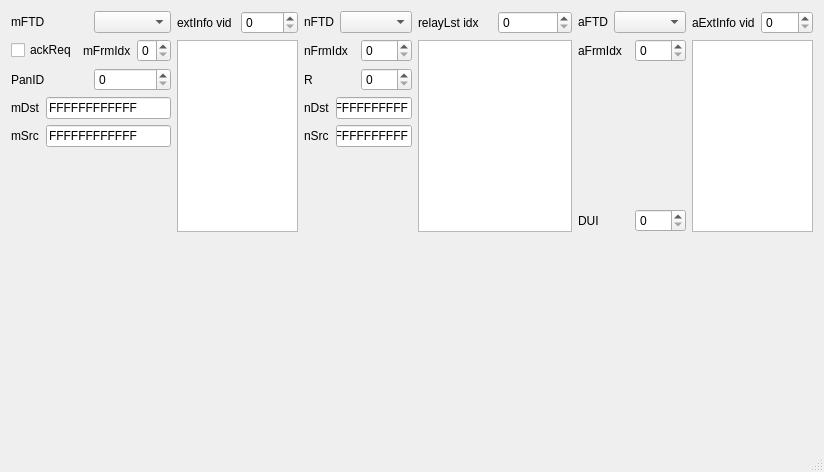
<?xml version="1.0" encoding="UTF-8"?>
<ui version="4.0">
 <class>Dialog</class>
 <widget class="QDialog" name="Dialog">
  <property name="geometry">
   <rect>
    <x>0</x>
    <y>0</y>
    <width>824</width>
    <height>472</height>
   </rect>
  </property>
  <property name="windowTitle">
   <string>Dialog</string>
  </property>
  <property name="sizeGripEnabled">
   <bool>true</bool>
  </property>
  <layout class="QVBoxLayout" name="verticalLayout_7" stretch="0,1">
   <item>
    <layout class="QHBoxLayout" name="horizontalLayout_16">
     <item>
      <layout class="QHBoxLayout" name="horizontalLayout_5">
       <item>
        <layout class="QVBoxLayout" name="verticalLayout">
         <item>
          <layout class="QHBoxLayout" name="horizontalLayout_2">
           <item>
            <widget class="QLabel" name="label_7">
             <property name="text">
              <string>mFTD</string>
             </property>
            </widget>
           </item>
           <item>
            <widget class="QComboBox" name="comboBox"/>
           </item>
          </layout>
         </item>
         <item>
          <layout class="QHBoxLayout" name="horizontalLayout">
           <item>
            <widget class="QCheckBox" name="checkBox">
             <property name="text">
              <string>ackReq</string>
             </property>
            </widget>
           </item>
           <item>
            <widget class="QLabel" name="label_4">
             <property name="text">
              <string>mFrmIdx</string>
             </property>
            </widget>
           </item>
           <item>
            <widget class="QSpinBox" name="spinBox">
             <property name="maximum">
              <number>255</number>
             </property>
             <property name="displayIntegerBase">
              <number>16</number>
             </property>
            </widget>
           </item>
          </layout>
         </item>
         <item>
          <layout class="QHBoxLayout" name="horizontalLayout_3">
           <item>
            <widget class="QLabel" name="label_5">
             <property name="text">
              <string>PanID</string>
             </property>
            </widget>
           </item>
           <item>
            <widget class="QSpinBox" name="spinBox_2">
             <property name="maximum">
              <number>65535</number>
             </property>
             <property name="displayIntegerBase">
              <number>16</number>
             </property>
            </widget>
           </item>
          </layout>
         </item>
         <item>
          <layout class="QFormLayout" name="formLayout">
           <item row="0" column="0">
            <widget class="QLabel" name="label_6">
             <property name="text">
              <string>mDst</string>
             </property>
            </widget>
           </item>
           <item row="0" column="1">
            <widget class="QLineEdit" name="lineEdit_3">
             <property name="text">
              <string>FFFFFFFFFFFF</string>
             </property>
            </widget>
           </item>
           <item row="1" column="0">
            <widget class="QLabel" name="label_20">
             <property name="text">
              <string>mSrc</string>
             </property>
            </widget>
           </item>
           <item row="1" column="1">
            <widget class="QLineEdit" name="lineEdit_5">
             <property name="text">
              <string>FFFFFFFFFFFF</string>
             </property>
            </widget>
           </item>
          </layout>
         </item>
        </layout>
       </item>
       <item>
        <layout class="QVBoxLayout" name="verticalLayout_2">
         <item>
          <layout class="QHBoxLayout" name="horizontalLayout_4">
           <item>
            <widget class="QLabel" name="label_9">
             <property name="text">
              <string>extInfo vid</string>
             </property>
            </widget>
           </item>
           <item>
            <widget class="QSpinBox" name="spinBox_9">
             <property name="maximum">
              <number>65535</number>
             </property>
             <property name="displayIntegerBase">
              <number>16</number>
             </property>
            </widget>
           </item>
          </layout>
         </item>
         <item>
          <widget class="QPlainTextEdit" name="plainTextEdit">
           <property name="maximumSize">
            <size>
             <width>16777215</width>
             <height>16777215</height>
            </size>
           </property>
          </widget>
         </item>
        </layout>
       </item>
      </layout>
     </item>
     <item>
      <layout class="QHBoxLayout" name="horizontalLayout_10">
       <item>
        <layout class="QVBoxLayout" name="verticalLayout_3">
         <item>
          <layout class="QHBoxLayout" name="horizontalLayout_8">
           <item>
            <widget class="QLabel" name="label_8">
             <property name="text">
              <string>nFTD</string>
             </property>
            </widget>
           </item>
           <item>
            <widget class="QComboBox" name="comboBox_2"/>
           </item>
          </layout>
         </item>
         <item>
          <layout class="QHBoxLayout" name="horizontalLayout_7">
           <item>
            <widget class="QLabel" name="label_14">
             <property name="text">
              <string>nFrmIdx</string>
             </property>
            </widget>
           </item>
           <item>
            <widget class="QSpinBox" name="spinBox_3">
             <property name="maximum">
              <number>15</number>
             </property>
             <property name="displayIntegerBase">
              <number>16</number>
             </property>
            </widget>
           </item>
          </layout>
         </item>
         <item>
          <layout class="QHBoxLayout" name="horizontalLayout_6">
           <item>
            <widget class="QLabel" name="label_15">
             <property name="text">
              <string>R</string>
             </property>
            </widget>
           </item>
           <item>
            <widget class="QSpinBox" name="spinBox_4">
             <property name="maximum">
              <number>7</number>
             </property>
             <property name="displayIntegerBase">
              <number>10</number>
             </property>
            </widget>
           </item>
          </layout>
         </item>
         <item>
          <layout class="QFormLayout" name="formLayout_2">
           <item row="0" column="0">
            <widget class="QLabel" name="label_13">
             <property name="text">
              <string>nDst</string>
             </property>
            </widget>
           </item>
           <item row="0" column="1">
            <widget class="QLineEdit" name="lineEdit_7">
             <property name="text">
              <string>FFFFFFFFFFFF</string>
             </property>
            </widget>
           </item>
           <item row="1" column="0">
            <widget class="QLabel" name="label_12">
             <property name="text">
              <string>nSrc</string>
             </property>
            </widget>
           </item>
           <item row="1" column="1">
            <widget class="QLineEdit" name="lineEdit_6">
             <property name="text">
              <string>FFFFFFFFFFFF</string>
             </property>
            </widget>
           </item>
          </layout>
         </item>
        </layout>
       </item>
       <item>
        <layout class="QVBoxLayout" name="verticalLayout_4">
         <item>
          <layout class="QHBoxLayout" name="horizontalLayout_9">
           <item>
            <widget class="QLabel" name="label_11">
             <property name="text">
              <string>relayLst idx</string>
             </property>
            </widget>
           </item>
           <item>
            <widget class="QSpinBox" name="spinBox_5">
             <property name="maximum">
              <number>6</number>
             </property>
             <property name="displayIntegerBase">
              <number>10</number>
             </property>
            </widget>
           </item>
          </layout>
         </item>
         <item>
          <widget class="QPlainTextEdit" name="plainTextEdit_2">
           <property name="maximumSize">
            <size>
             <width>16777215</width>
             <height>16777215</height>
            </size>
           </property>
          </widget>
         </item>
        </layout>
       </item>
      </layout>
     </item>
     <item>
      <layout class="QHBoxLayout" name="horizontalLayout_15">
       <item>
        <layout class="QVBoxLayout" name="verticalLayout_5">
         <item>
          <layout class="QHBoxLayout" name="horizontalLayout_13">
           <item>
            <widget class="QLabel" name="label_10">
             <property name="text">
              <string>aFTD</string>
             </property>
            </widget>
           </item>
           <item>
            <widget class="QComboBox" name="comboBox_3"/>
           </item>
          </layout>
         </item>
         <item>
          <layout class="QHBoxLayout" name="horizontalLayout_12">
           <item>
            <widget class="QLabel" name="label_16">
             <property name="text">
              <string>aFrmIdx</string>
             </property>
            </widget>
           </item>
           <item>
            <widget class="QSpinBox" name="spinBox_6">
             <property name="maximum">
              <number>255</number>
             </property>
             <property name="displayIntegerBase">
              <number>16</number>
             </property>
            </widget>
           </item>
          </layout>
         </item>
         <item>
          <spacer name="verticalSpacer">
           <property name="orientation">
            <enum>Qt::Vertical</enum>
           </property>
           <property name="sizeHint" stdset="0">
            <size>
             <width>20</width>
             <height>40</height>
            </size>
           </property>
          </spacer>
         </item>
         <item>
          <layout class="QHBoxLayout" name="horizontalLayout_11">
           <item>
            <widget class="QLabel" name="label_19">
             <property name="text">
              <string>DUI</string>
             </property>
            </widget>
           </item>
           <item>
            <widget class="QSpinBox" name="spinBox_7">
             <property name="maximum">
              <number>255</number>
             </property>
             <property name="displayIntegerBase">
              <number>16</number>
             </property>
            </widget>
           </item>
          </layout>
         </item>
        </layout>
       </item>
       <item>
        <layout class="QVBoxLayout" name="verticalLayout_6">
         <item>
          <layout class="QHBoxLayout" name="horizontalLayout_14">
           <item>
            <widget class="QLabel" name="label_18">
             <property name="text">
              <string>aExtInfo vid</string>
             </property>
            </widget>
           </item>
           <item>
            <widget class="QSpinBox" name="spinBox_8">
             <property name="maximum">
              <number>65535</number>
             </property>
             <property name="displayIntegerBase">
              <number>16</number>
             </property>
            </widget>
           </item>
          </layout>
         </item>
         <item>
          <widget class="QPlainTextEdit" name="plainTextEdit_3">
           <property name="maximumSize">
            <size>
             <width>16777215</width>
             <height>16777215</height>
            </size>
           </property>
          </widget>
         </item>
        </layout>
       </item>
      </layout>
     </item>
    </layout>
   </item>
   <item>
    <widget class="QStackedWidget" name="stackedWidget_3">
     <widget class="QWidget" name="page_5">
      <zorder>plainTextEdit</zorder>
      <zorder>plainTextEdit_2</zorder>
      <zorder>plainTextEdit_3</zorder>
     </widget>
     <widget class="QWidget" name="page_6"/>
    </widget>
   </item>
  </layout>
 </widget>
 <resources/>
 <connections/>
</ui>
